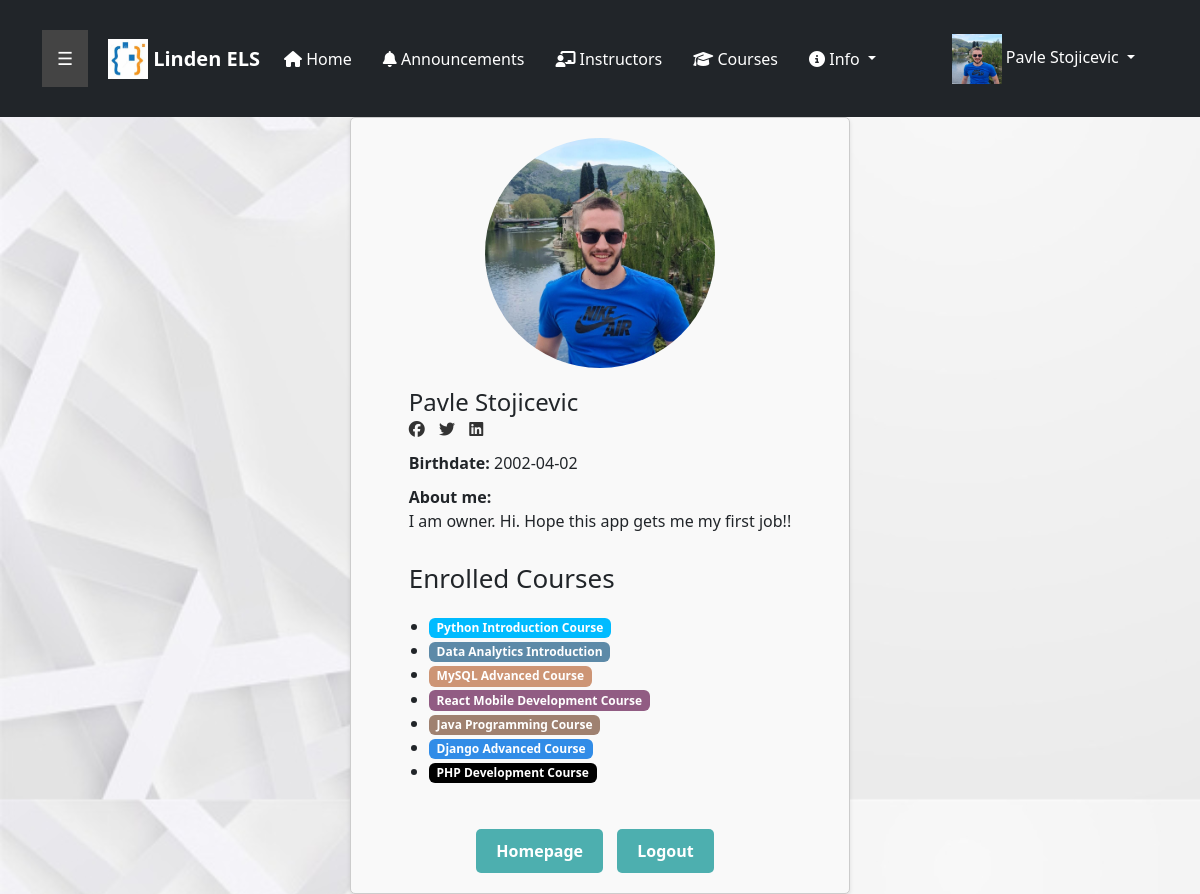
The app's page /profile/2/ (signed in) with its own data.
### elearn/models.py (models this page shows, shortened)
class User(AbstractUser):
    is_learner = models.BooleanField(default=True)
    is_teacher = models.BooleanField(default=False, null=True)
    is_admin = models.BooleanField(default=False, null=True)

class UserProfile(models.Model):
    user = models.OneToOneField(User, on_delete=models.CASCADE, null=True)
    enrolled_courses = models.ManyToManyField(Course)
    profile_pic = models.ImageField(upload_to="images")
    bio = models.TextField()
    instagram = models.URLField(blank=True, null=True)
    facebook = models.URLField(blank=True, null=True)
    twitter = models.URLField(blank=True, null=True)
    linkedin = models.URLField(blank=True, null=True)
    birth_date = models.CharField(max_length=11)
    def get_full_name(self):
        return f"{self.user.first_name} {self.user.last_name}"

class Course(models.Model):
    name = models.CharField(max_length=155, blank=False)
    description = models.TextField()
    color = models.CharField(default='#00bbff', max_length=7)
    badge = models.ImageField(upload_to="images")
    price = models.CharField(default='50.99$', max_length=10)
    instructor = models.CharField(max_length=155, null=True)
    def get_html_badge(self):
        name = escape(self.name)
        color = escape(self.color)
        html = '<span class="badge badge-primary" style="background-color: %s">%s</span>' % (color, name)
        return mark_safe(html)

### elearn/views.py (the view)
# urls.py: path('profile/<int:pk>/', views.ProfileDetailView.as_view(), name='profile_page'),
class ProfileDetailView(DetailView):
    model = UserProfile
    context_object_name = "userprofile"
    template_name = "user_profile.html"

### templates/user_profile.html (shortened to what this page needs)
{% extends 'base.html' %}
{% load static %}
{%block content%}
<head>
    <link rel="stylesheet" href="{% static 'ELS/css/profile.css' %}">
</head>
<div class="profile-card">
    <div class="profile-picture">
      <img src="{{ userprofile.profile_pic.url }}" alt="Profile Picture">
    </div>
    <div class="profile-details">
      <h2>{{ userprofile.get_full_name }}</h2>
      <div class="social-media-links">
        {% if userprofile.facebook %}
          <a href="{{ userprofile.facebook }}" target="_blank"><i class="fab fa-facebook"></i></a>
        {% endif %}
        {% if userprofile.twitter %}
          <a href="{{ userprofile.twitter }}" target="_blank"><i class="fab fa-twitter"></i></a>
        {% endif %}
        {% if userprofile.linkedin %}
          <a href="{{ userprofile.linkedin }}" target="_blank"><i class="fab fa-linkedin"></i></a>
        {% endif %}
      </div>
      <p><strong>Birthdate:</strong> {{ userprofile.birth_date}}</p>
      <p class="bio"><strong>About me:<br></strong> {{ userprofile.bio }}</p>
      <h3>Enrolled Courses</h3>
      <ul class="enrolled-courses">
        {% for course in userprofile.enrolled_courses.all %}
          <li>{{ course.get_html_badge }}</li>
        {% empty %}
          <li>No enrolled courses yet.</li>
        {% endfor %}
      </ul>
    </div>
    <div class="profile-actions">
      <a href="{% url 'home' %}" class="btn">Homepage</a>
      {% if request.user == userprofile.user %}
      <a href="{% url 'logout' %}" class="btn">Logout</a>
      {%endif%}
    </div>
  </div>
{% endblock %}

### templates/navbar.html (shortened to what this page needs)
<!DOCTYPE html>
{% load static %}
<html>
<head>
  <link rel="stylesheet" href="https://cdnjs.cloudflare.com/ajax/libs/font-awesome/5.15.3/css/all.min.css" />
  <link rel="stylesheet" href="{% static 'ELS/css/navbar.css' %}">
  <link rel="stylesheet" href="{% static 'ELS/css/sidebar.css' %}">
</head>
<body>
  <div class="navbar-wrapper">
    <nav class="navbar navbar-expand-lg navbar-dark bg-dark">
      <div class="container-fluid">
        {% if user.is_staff or user.is_admin %}
        <div id="main">
          <button class="openbtn" onclick="openNav()">&#9776;</button>
        </div>
        {%endif%}
        <a class="navbar-brand" href="#">
          <img src="{% static 'ELS/img/logo.jpg' %}" alt="Logo" class="navbar-logo">
          Linden ELS
        </a>
        <div class="collapse navbar-collapse" id="navbarSupportedContent">
          <ul class="navbar-nav">
            <li class="nav-item">
              <a class="nav-link" href="{% url 'home' %}"><i class="fa fa-home"></i>
                Home</a>
            </li>
            {% if user.is_authenticated %}
            <li class="nav-item">
              <a class="nav-link" href="{% url 'announcements' %}"><i class="fa-solid fa-bell"></i> Announcements</a>
            </li>
            {%endif%}
            <li class="nav-item">
              <a class="nav-link" href="{% url 'instructors' %}"><i class="fa-solid fa-chalkboard-user"></i> Instructors</a>
            </li>
            <li class="nav-item">
              <a class="nav-link" href="{% url 'course_list' %}"><i class="fa-solid fa-graduation-cap"></i> Courses</a>
            </li>
            <div class="navbar-nav justify-content-end">
            <li class="nav-item dropdown">
              <a class="nav-link dropdown-toggle" href="" role="button" data-bs-toggle="dropdown" aria-haspopup="true" aria-expanded="false">
                <i class="fa-solid fa-circle-info"></i> Info
              </a>
            </li>
          </ul>
        </div>
          <ul class="navbar-nav justify-content-end">
            {% if user.is_authenticated %}
              <li class="nav-item dropdown account-dropdown">
                <a class="nav-link dropdown-toggle" href=""  role="button" data-bs-toggle="dropdown" aria-haspopup="true" aria-expanded="false">
                  <img src="{{user.userprofile.profile_pic.url}}" width="50px" height="50px"> {{user.first_name}} {{user.last_name}}
                </a>
              </li>
            {%endif%}
          </ul>
        </div>
      </div>
</body>
</html>

### static/ELS/css/navbar.css (style rules this page uses)
.navbar-wrapper { position: sticky; top: 0; z-index: 100; }
.navbar { background-color: #1e1e1e; padding: 10px; }
.navbar-brand { display: flex; align-items: center; color: #fff; font-weight: bold; text-decoration: none; }
.navbar-logo { width: 40px; height: 40px; margin-right: 5px; }
.nav-link { color: #fff; margin-right: 15px; }
.account-dropdown { margin-right: 20px; }

### static/ELS/css/sidebar.css (style rules this page uses)
.openbtn { font-size: 18px; cursor: pointer; background-color: #444444; color: white; padding: 15px 15px; border: none; }
#main { transition: margin-left .5s; padding: 20px; }

### static/ELS/css/profile.css (style rules this page uses)
.profile-card { display: flex; flex-direction: column; align-items: center; padding: 20px; border: 1px solid #ccc; border-radius: 5px; background-color: #f9f9f9; box-shadow: 0 2px 4px rgba(0, 0, 0, 0.1); max-width: 500px; margin: 0 auto; }
.profile-picture img { width: 230px; height: 230px; object-fit: cover; border-radius: 50%; margin-bottom: 20px; }
.profile-details h2 { margin: 0; font-size: 24px; }
.bio { font-size: 16px; margin-top: 10px; }
.profile-details p { margin: 10px 0; }
.social-media-links a { color: #333; margin-right: 10px; margin-top: 10px; }
h3 { font-size: 26px; margin-top: 30px; }
.enrolled-courses { margin-top: 20px; padding-left: 20px; }
.profile-actions { margin-top: 30px; }
.btn { display: inline-block; padding: 10px 20px; border: none; background-color: #4dafaf; color: #fff; text-decoration: none; font-weight: bold; border-radius: 5px; margin-right: 10px; }

### templates/base.html (style rules this page uses)
#bg { background-repeat: repeat; background-size: 100%; }

### records on screen
User: userprofile.profile_pic (picture), first_name "Pavle", last_name "Stojicevic"
UserProfile: profile_pic (picture), get_full_name "Pavle Stojicevic", birth_date "2002-04-02", bio "I am owner. Hi. Hope this app gets me my first job!!"
Course: get_html_badge "Python Introduction Course"
Course: get_html_badge "Data Analytics Introduction"
Course: get_html_badge "MySQL Advanced Course"
Course: get_html_badge "React Mobile Development Course"
Course: get_html_badge "Java Programming Course"
Course: get_html_badge "Django Advanced Course"
Course: get_html_badge "PHP Development Course"
